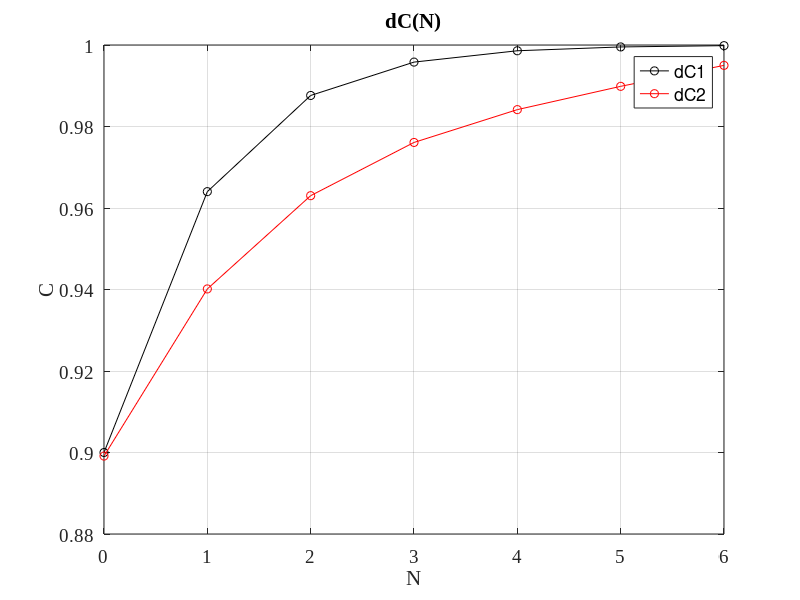

Write the MATLAB code that produced this figure. (Note: this script raises an error after producing the figure.)
%% Course project
% from CP to CW
clear; clc; format; close all;

%% Initial data
T = 15; % Celsius
CW = 0.9;
P = 150; % kg/y

CF = 0.925;
CP = 0.995;
mu = (CP*7+(1-CP)*6)*10^(-3); 
P = P/mu / (365*24); %mol/h

r = 0.5; % per cent
TT = 20; %quantity

%% Calculations
a = 1 + 4755/(T+273)^2 - 0.803/(T+273);
e = a - 1;

nE = 2/e * log(CP*(1-CF) / (CF*(1-CP))); nE = ceil(nE);
nR = 2/e * log(CF*(1-CW) / (CW*(1-CF))); nR = ceil(nR);
nB = nE + nR;
N = nB / TT; N = ceil(N);

dN = 0:1:N;
dC1 = zeros(1,length(dN));
dC1(1) = CW;
for i = 2:length(dC1)
    dC1(i) = (CW/(1-CW) * exp(e*dN(i)*TT)) / (1 + CW/(1-CW) * exp(e*dN(i)*TT));
end

% plot dC1 from N, where dC1 calculated as P = 0
% figure(1);
% plot(dN, dC1, 'k-o'); grid on;
% xlabel('N', 'FontSize', 14, 'FontName', 'TimesNewRoman');
% ylabel('C', 'FontSize', 14, 'FontName', 'TimesNewRoman');
% title('dC1(N)', 'FontSize', 14, 'FontName', 'TimesNewRoman'); 
% set(gca, 'FontSize', 14, 'FontName', 'TimesNewRoman');

Lb = zeros(1,length(dN)-1);
Le = zeros(1,length(dN)-1);

% Math

Lin = 2 * P * (CP - CF) / (e*CF * (1-CF));
for i = 1:N
    Le(i) = Lin * (1-r/100)^(TT*i);
    Lb(i) = Lin * (1-r/100)^(TT*(i-1));
end
L = (Lb + Le) ./ 2;
%clear Le Lb;

dC2 = zeros(1,length(dN));
dC2(N+1) = CP;
for i = 2:length(dC2)
    x1 = 1/2 * (1 + P/(e*L(i-1))) + sqrt(1/4*(1+P/(e*L(i-1)))^2 - P * CP / (e*L(i-1)));
    x2 = 1/2 * (1 + P/(e*L(i-1))) - sqrt(1/4*(1+P/(e*L(i-1)))^2 - P * CP / (e*L(i-1)));
    disp([x1 x2 dN(i)*TT]);
    dC2(i-1) = (x2 * (x1 - CP) / (CP - x2) * exp(e*dN(N+1+2-i)*TT*(x1 - x2)) + x1) / ( 1 + (x1 - CP) / (CP - x2) * exp(e*dN(N+1+2-i)*TT*(x1 - x2)));
end

% Change Lin
dh = 0.0001;
k = 0;
more = 0;
while ((abs(dC2(1)-CW) > 0.0009))
    more = 0;
    Lin = 2 * P * (CP - CF) / (e*CF * (1-CF));
    Lin = Lin * (1-dh*k);
for i = 1:N
    Le(i+1) = Lin * (1-r/100)^(TT*i);
    Lb(i+1) = Lin * (1-r/100)^(TT*(i-1));
end
L = (Lb + Le) ./ 2;
clear Lin Le Lb;

dC2 = zeros(1,length(dN));
dC2(N+1) = CP;
for i = 2:length(dC2)
    x1 = 1/2 * (1 + P/(e*L(i))) + sqrt(1/4*(1+P/(e*L(i)))^2 - P * CP / (e*L(i)));
    x2 = 1/2 * (1 + P/(e*L(i))) - sqrt(1/4*(1+P/(e*L(i)))^2 - P * CP / (e*L(i)));
    dC2(i-1) = (x2 * (x1 - CP) / (CP - x2) * exp(e*dN(N+1+2-i)*TT*(x1 - x2)) + x1) / ( 1 + (x1 - CP) / (CP - x2) * exp(e*dN(N+1+2-i)*TT*(x1 - x2)));
    if (dC2(i) > 1)
        more = 1;
    end
end
k = k + 1;
if more
    continue;
end
if (L(2) < 0) 
    disp('L is less then 0');
    break;
end
end
in = 1-dh*k;
text = num2str(in,10);
text = ['increased in ', text];
disp(text);

% plot dC2 from N, where dC2 calculated with P
% figure(2);
% plot(dN, dC2, 'k-o'); grid on;
% xlabel('N', 'FontSize', 14, 'FontName', 'TimesNewRoman');
% ylabel('C', 'FontSize', 14, 'FontName', 'TimesNewRoman');
% title('dC2(N)', 'FontSize', 14, 'FontName', 'TimesNewRoman'); 
% set(gca, 'FontSize', 14, 'FontName', 'TimesNewRoman');

figure(3);
plot(dN, dC1, 'k-o', dN, dC2, 'r-o'); grid on;
xlabel('N', 'FontSize', 14, 'FontName', 'TimesNewRoman');
ylabel('C', 'FontSize', 14, 'FontName', 'TimesNewRoman');
title('dC(N)', 'FontSize', 14, 'FontName', 'TimesNewRoman'); 
legend('dC1', 'dC2');
set(gca, 'FontSize', 14, 'FontName', 'TimesNewRoman');
dimen = [ceil(nR/TT)/N*0.8+1/8 0.9 0 -0.2];
a = annotation('arrow','Position',dimen);


A = [1 -1; CF -dC2(1)];
B = [P; P*dC2(length(dC2))];
S = linsolve(A,B);
F = S(1); W=S(2);
clear S;
text = ['Flow F is ', num2str(F), ' mol/h'];
disp(text);
text = ['Flow W is ', num2str(W), ' mol/h'];
disp(text);
